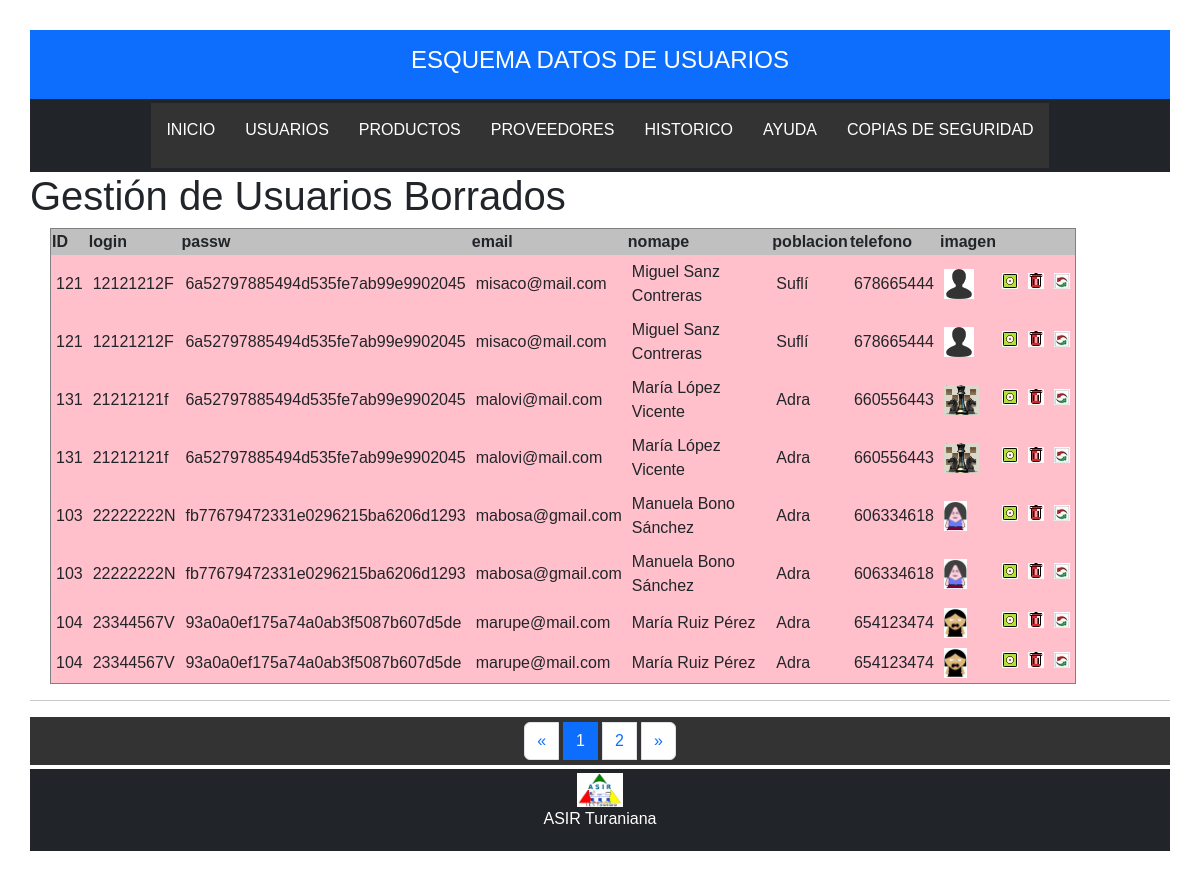
The page /Trastienda/GHistorico.php on the database its author committed.
### tables this page shows
CREATE TABLE `historico` (
  `ID` int(11) NOT NULL,
  `login` varchar(30) NOT NULL,
  `passw` varchar(50) NOT NULL,
  `email` varchar(50) NOT NULL,
  `nomape` varchar(50) NOT NULL,
  `poblacion` varchar(50) DEFAULT NULL,
  `telefono` varchar(9) DEFAULT NULL,
  `imagen` varchar(50) DEFAULT NULL
);

### Trastienda/GHistorico.php (the view, shortened to what this page needs)
<?php
	require_once('marcosup.php');
?>
<div>
    <h1>Gestión de Usuarios Borrados</h1>
</div>
<div>
	<?php
	$tabla="historico";
	$sentencia="select * from $tabla order by login ";
    $resultado=mysqli_query($c,$sentencia);
			if (isset($_GET['pagina']))
				{
				$pagina=$_GET['pagina'];
				}
				else{
				$pagina=1;
				}
			$numreg=mysqli_num_rows($resultado);
			$numpag= ceil($numreg/8);
			$inicio=($pagina-1)*8;
			$sentencia .=" limit ".$inicio.", 8";
	echo '<table border style="width:90%; margin-left:20px; margin-right:40px; background-color: pink;">';
	$cabeceras=mysqli_query($c,"SHOW FIELDS FROM $tabla");
	echo "<tr bgcolor='silver'>";
	while ($cab=mysqli_fetch_row($cabeceras)){
		echo "<th>$cab[0]</th>";
	}
	echo "<th></th>";
	echo "<th>";
	echo "</th>";
	echo "<th></th>";
	echo "</tr>";
	$resultado=mysqli_query($c,$sentencia);
	while ($registro = mysqli_fetch_row($resultado)){
		echo "<tr>";
		$i=0;
		foreach ($registro as $fila){
			if ($i==7){
				echo "<td> <img src='$registro[$i]' height='30'></td>";
			} else{
				echo "<td> $registro[$i]</td>";
			}
			$i++;
		}
		echo "<td align='center'>";
				echo '<form name="veruno" method="POST" action="VerUnHistorico.php">';
				echo '<input type="image" src="estilos/ver.jpg" title="Ver datos del usuario... '.$registro[1].'">';
				echo '</form>';
			echo "</td><td align='center'>";
				echo '<form name="borraruno" method="POST" action=BorraUnHistorico.php">';
				echo '<input type="image" src="estilos/papelera.jpg" title="Borrar el usuario definitivamente... '.$registro[1].'">';
				echo '</form>';
			echo "</td><td align='center'>";
				echo '<form name="restaurar" method="POST" action="RestauraUsuario.php">';
				echo '<input type="image" src="estilos/revierte.jpg" title="Restaurar el usuario. Sale del Histórico. '.$registro[1].'">';
				echo '</form>';
		echo "</td>";
		echo "</tr>";
	}
	echo "</table>";
	echo "<div><hr>";
	if ($pagina==1){
		$anterior=1;
	}
	else{
		$anterior=$pagina-1;
	}
	if ($pagina==$numpag){
		$siguiente=$pagina;
	}
	else{
		$siguiente=$pagina+1;
	}
	echo "<div class='col-md-12 text-center'>";
	echo '<ul class="pagination justify-content-center ">';
	echo '	<li class="page-item ">';
	echo '	  <a class="page-link" href="GHistorico.php?pagina='.$anterior.'">&laquo;</a>';
	echo '	</li>';
	for ($i=1;$i<=$numpag;$i++)
	{
		if($i==$pagina){
				echo '	<li class="page-item active">';
				echo '	  <a class="page-link"href="GHistorico.php?pagina='.$i.'">'.$i.'</a>';
				echo '	</li>';
			}
			else{
				echo '	<li class="page-item"><a class="page-link" href="GHistorico.php?pagina='.$i.'">'.$i.'</a></li>';
			}
	}
	echo '	<li class="page-item ">';
	echo '	  <a class="page-link" href="GHistorico.php?pagina='.$siguiente.'">&raquo;</a>';
	echo '	</li>';
	echo '  </ul>';
	echo "</div>";
	?>
</div>
<?php
	require_once('marcoinf.php');
?>

### Trastienda/estilos/datos.css (style rules this page uses)
body { font-family: "Raleway", Arial, sans-serif; padding: 30px; }
ul { list-style-type: none; margin: 0; padding: 0; overflow: hidden; background-color: #333333; color: lime; }
li { float: left; }
li a { display: block; color: white; text-align: center; margin: 5px; padding: 10px; text-decoration: none; }
td { padding: 5px; }

### rows shown on the page
historico: ID "121", login "12121212F", passw "6a52797885494d535fe7ab99e9902045", email "misaco@mail.com", nomape "Miguel Sanz Contreras", poblacion "Suflí", telefono "678665444", imagen (picture)
historico: ID "121", login "12121212F", passw "6a52797885494d535fe7ab99e9902045", email "misaco@mail.com", nomape "Miguel Sanz Contreras", poblacion "Suflí", telefono "678665444", imagen (picture)
historico: ID "131", login "21212121f", passw "6a52797885494d535fe7ab99e9902045", email "malovi@mail.com", nomape "María López Vicente", poblacion "Adra", telefono "660556443", imagen (picture)
historico: ID "131", login "21212121f", passw "6a52797885494d535fe7ab99e9902045", email "malovi@mail.com", nomape "María López Vicente", poblacion "Adra", telefono "660556443", imagen (picture)
historico: ID "103", login "22222222N", passw "fb77679472331e0296215ba6206d1293", email "mabosa@gmail.com", nomape "Manuela Bono Sánchez", poblacion "Adra", telefono "606334618", imagen (picture)
historico: ID "103", login "22222222N", passw "fb77679472331e0296215ba6206d1293", email "mabosa@gmail.com", nomape "Manuela Bono Sánchez", poblacion "Adra", telefono "606334618", imagen (picture)
historico: ID "104", login "23344567V", passw "93a0a0ef175a74a0ab3f5087b607d5de", email "marupe@mail.com", nomape "María Ruiz Pérez", poblacion "Adra", telefono "654123474", imagen (picture)
historico: ID "104", login "23344567V", passw "93a0a0ef175a74a0ab3f5087b607d5de", email "marupe@mail.com", nomape "María Ruiz Pérez", poblacion "Adra", telefono "654123474", imagen (picture)

### other values the page prints
$cab[0] "ID"
$cab[0] "login"
$cab[0] "passw"
$cab[0] "email"
$cab[0] "nomape"
$cab[0] "poblacion"
$cab[0] "telefono"
$cab[0] "imagen"
